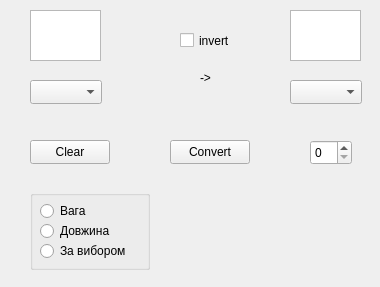
<?xml version="1.0" encoding="UTF-8"?>
<ui version="4.0">
 <class>Widget</class>
 <widget class="QWidget" name="Widget">
  <property name="geometry">
   <rect>
    <x>0</x>
    <y>0</y>
    <width>380</width>
    <height>287</height>
   </rect>
  </property>
  <property name="windowTitle">
   <string>Widget</string>
  </property>
  <widget class="QCheckBox" name="invert">
   <property name="geometry">
    <rect>
     <x>180</x>
     <y>30</y>
     <width>81</width>
     <height>21</height>
    </rect>
   </property>
   <property name="text">
    <string>invert</string>
   </property>
  </widget>
  <widget class="QComboBox" name="output">
   <property name="geometry">
    <rect>
     <x>290</x>
     <y>80</y>
     <width>72</width>
     <height>24</height>
    </rect>
   </property>
  </widget>
  <widget class="QComboBox" name="input">
   <property name="geometry">
    <rect>
     <x>30</x>
     <y>80</y>
     <width>72</width>
     <height>24</height>
    </rect>
   </property>
  </widget>
  <widget class="QLabel" name="arrow">
   <property name="geometry">
    <rect>
     <x>200</x>
     <y>70</y>
     <width>31</width>
     <height>16</height>
    </rect>
   </property>
   <property name="text">
    <string>-&gt;</string>
   </property>
  </widget>
  <widget class="QPushButton" name="clear">
   <property name="geometry">
    <rect>
     <x>30</x>
     <y>140</y>
     <width>80</width>
     <height>24</height>
    </rect>
   </property>
   <property name="text">
    <string>Clear</string>
   </property>
  </widget>
  <widget class="QPushButton" name="convert">
   <property name="geometry">
    <rect>
     <x>170</x>
     <y>140</y>
     <width>80</width>
     <height>24</height>
    </rect>
   </property>
   <property name="text">
    <string>Convert</string>
   </property>
  </widget>
  <widget class="QSpinBox" name="text_size">
   <property name="geometry">
    <rect>
     <x>310</x>
     <y>140</y>
     <width>42</width>
     <height>25</height>
    </rect>
   </property>
  </widget>
  <widget class="QGroupBox" name="groupBox">
   <property name="geometry">
    <rect>
     <x>30</x>
     <y>190</y>
     <width>120</width>
     <height>80</height>
    </rect>
   </property>
   <property name="title">
    <string/>
   </property>
   <widget class="QRadioButton" name="weight">
    <property name="geometry">
     <rect>
      <x>10</x>
      <y>10</y>
      <width>91</width>
      <height>22</height>
     </rect>
    </property>
    <property name="text">
     <string>Вага</string>
    </property>
   </widget>
   <widget class="QRadioButton" name="length">
    <property name="geometry">
     <rect>
      <x>10</x>
      <y>30</y>
      <width>91</width>
      <height>22</height>
     </rect>
    </property>
    <property name="text">
     <string>Довжина</string>
    </property>
   </widget>
   <widget class="QRadioButton" name="choice">
    <property name="geometry">
     <rect>
      <x>10</x>
      <y>50</y>
      <width>91</width>
      <height>22</height>
     </rect>
    </property>
    <property name="text">
     <string>За вибором</string>
    </property>
   </widget>
  </widget>
  <widget class="QTextEdit" name="textEdit">
   <property name="geometry">
    <rect>
     <x>30</x>
     <y>10</y>
     <width>71</width>
     <height>51</height>
    </rect>
   </property>
  </widget>
  <widget class="QTextEdit" name="textEdit_2">
   <property name="geometry">
    <rect>
     <x>290</x>
     <y>10</y>
     <width>71</width>
     <height>51</height>
    </rect>
   </property>
  </widget>
 </widget>
 <resources/>
 <connections/>
</ui>
